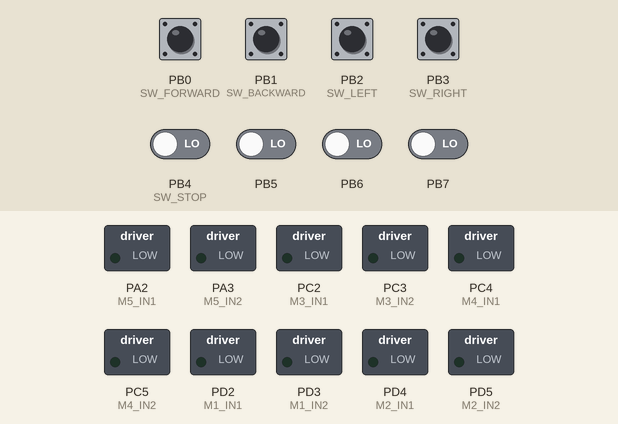
A program run on a simulated ATmega32, built with avr-gcc and emulated at 8 MHz. Shown: switched loads named in the program (green lamp = pin HIGH). The test bench sets the inputs (shaded band); at power-on: PB0 (SW_FORWARD), PB1 (SW_BACKWARD), PB2 (SW_LEFT), PB3 (SW_RIGHT), PB4 (SW_STOP), PB5–7 LOW.

Above: at 1.2 s.
1.3 s: PB0 (SW_FORWARD) pulled HIGH for 0.15 s
At 1.46 s:
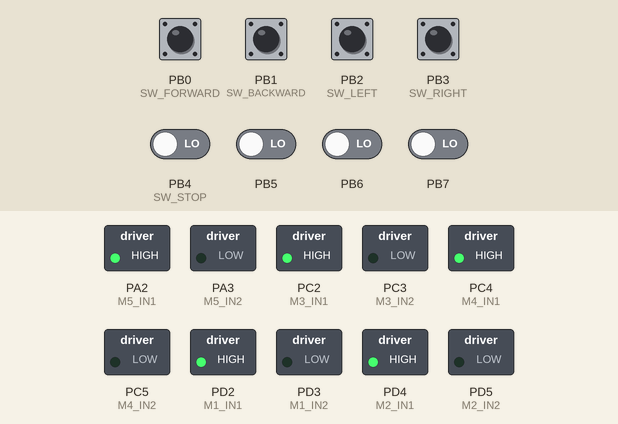
3.0 s: PB1 (SW_BACKWARD) pulled HIGH for 0.15 s
At 3.16 s:
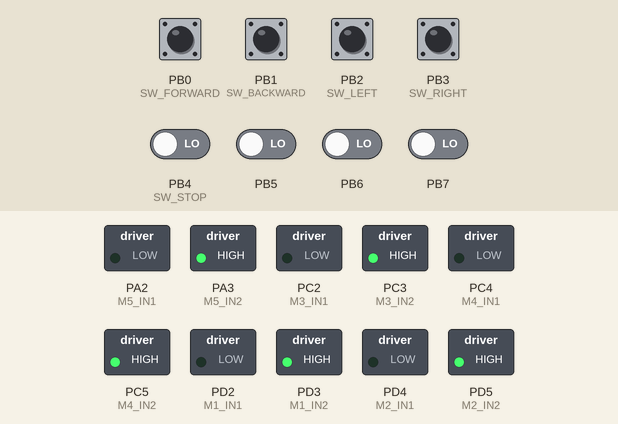
4.7 s: PB2 (SW_LEFT) pulled HIGH for 0.15 s
At 4.85 s:
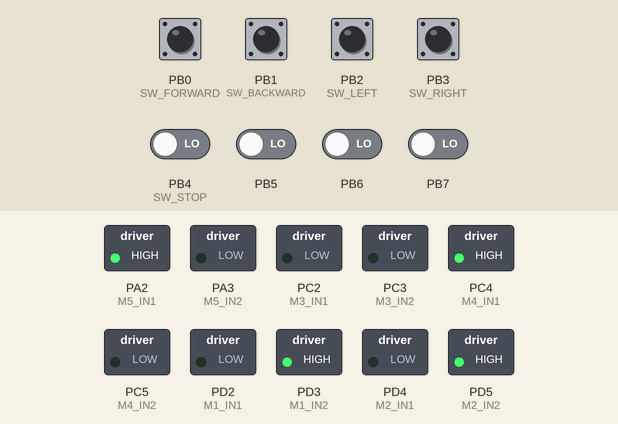
6.4 s: PB3 (SW_RIGHT) pulled HIGH for 0.15 s
At 6.54 s:
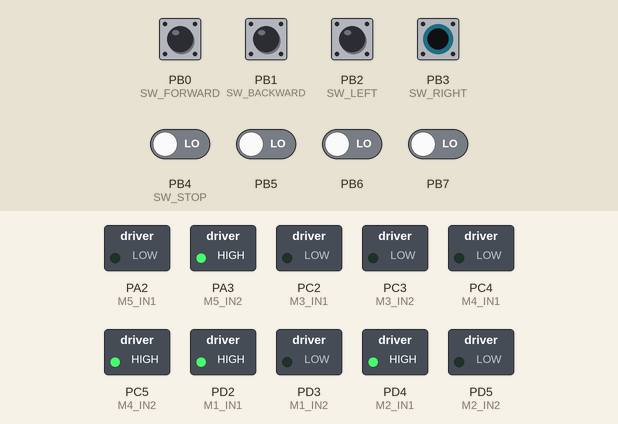
Timing chart, 0 to 9.1 s (numbered marks = the images above; inputs shaded):
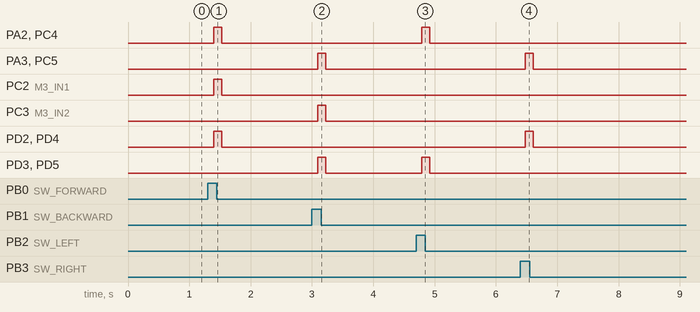

The program:

main.c
```c
/*
 * task_12.c
 *
 * Created: 8/31/2025 1:04:46 AM
 * Author : pc
 */


	#define SW_FORWARD   DIO_PIN0
	#define SW_BACKWARD  DIO_PIN1
	#define SW_LEFT      DIO_PIN2
	#define SW_RIGHT     DIO_PIN3
	#define SW_STOP      DIO_PIN4

	#define F_CPU 8000000UL
	#include <util/delay.h>

	#include "STD_TYPES.h"
	#include "BIT_MATH.h"
	#include "ATMEGA32_REG.h"

	/* MCAL */
	#include "DIO_interface.h"

	/* HAL */
	#include "SWITCH_interface.h"

	/* --- Switches (on PORTB, PB0..PB4) --- */
	#define SW_PORT          DIO_PORTB
	#define SW_FORWARD_PIN   DIO_PIN0
	#define SW_BACKWARD_PIN  DIO_PIN1
	#define SW_LEFT_PIN      DIO_PIN2
	#define SW_RIGHT_PIN     DIO_PIN3
	#define SW_STOP_PIN      DIO_PIN4

	/* --- Motors pin mapping (fixed, no re-defines) --- */
	/* Motor1 (L293D#1 output pair) */
	#define M1_PORT   DIO_PORTD
	#define M1_IN1    DIO_PIN2
	#define M1_IN2    DIO_PIN3

	/* Motor2 (L293D#1 other pair or L293D#2) */
	#define M2_PORT   DIO_PORTD
	#define M2_IN1    DIO_PIN4
	#define M2_IN2    DIO_PIN5

	/* Motor3 (L293D#2) */
	#define M3_PORT   DIO_PORTC
	#define M3_IN1    DIO_PIN2
	#define M3_IN2    DIO_PIN3

	/* Motor4 (L293D#2 other pair) */
	#define M4_PORT   DIO_PORTC
	#define M4_IN1    DIO_PIN4
	#define M4_IN2    DIO_PIN5

	/* Motor5 (third L293D used: first pair) */
	#define M5_PORT   DIO_PORTA
	#define M5_IN1    DIO_PIN2
	#define M5_IN2    DIO_PIN3

	/* motor commands */
	#define M_STOP      0U
	#define M_FORWARD   1U
	#define M_BACKWARD  2U

	/* debounce */
	#define DEBOUNCE_MS 20

	/* Helper: set motor pins according to command */
	static void Motor_Set(u8 PortId, u8 PinIn1, u8 PinIn2, u8 cmd)
	{
		switch(cmd)
		{
			case M_FORWARD:
			DIO_setPinValue(PortId, PinIn1, DIO_PIN_HIGH);
			DIO_setPinValue(PortId, PinIn2, DIO_PIN_LOW);
			break;
			case M_BACKWARD:
			DIO_setPinValue(PortId, PinIn1, DIO_PIN_LOW);
			DIO_setPinValue(PortId, PinIn2, DIO_PIN_HIGH);
			break;
			case M_STOP:
			default:
			DIO_setPinValue(PortId, PinIn1, DIO_PIN_LOW);
			DIO_setPinValue(PortId, PinIn2, DIO_PIN_LOW); /* coast */
			break;
		}
	}

	/* group motions */
	static void Motors_All_Stop(void)
	{
		Motor_Set(M1_PORT, M1_IN1, M1_IN2, M_STOP);
		Motor_Set(M2_PORT, M2_IN1, M2_IN2, M_STOP);
		Motor_Set(M3_PORT, M3_IN1, M3_IN2, M_STOP);
		Motor_Set(M4_PORT, M4_IN1, M4_IN2, M_STOP);
		Motor_Set(M5_PORT, M5_IN1, M5_IN2, M_STOP);
	}

	static void Motors_All_Forward(void)
	{
		Motor_Set(M1_PORT, M1_IN1, M1_IN2, M_FORWARD);
		Motor_Set(M2_PORT, M2_IN1, M2_IN2, M_FORWARD);
		Motor_Set(M3_PORT, M3_IN1, M3_IN2, M_FORWARD);
		Motor_Set(M4_PORT, M4_IN1, M4_IN2, M_FORWARD);
		Motor_Set(M5_PORT, M5_IN1, M5_IN2, M_FORWARD);
	}

	static void Motors_All_Backward(void)
	{
		Motor_Set(M1_PORT, M1_IN1, M1_IN2, M_BACKWARD);
		Motor_Set(M2_PORT, M2_IN1, M2_IN2, M_BACKWARD);
		Motor_Set(M3_PORT, M3_IN1, M3_IN2, M_BACKWARD);
		Motor_Set(M4_PORT, M4_IN1, M4_IN2, M_BACKWARD);
		Motor_Set(M5_PORT, M5_IN1, M5_IN2, M_BACKWARD);
	}

	static void Motors_Turn_Left(void)
	{
		/* Example layout: M1,M2 = left; M3 = center; M4,M5 = right */
		Motor_Set(M1_PORT, M1_IN1, M1_IN2, M_BACKWARD);
		Motor_Set(M2_PORT, M2_IN1, M2_IN2, M_BACKWARD);
		Motor_Set(M3_PORT, M3_IN1, M3_IN2, M_STOP);
		Motor_Set(M4_PORT, M4_IN1, M4_IN2, M_FORWARD);
		Motor_Set(M5_PORT, M5_IN1, M5_IN2, M_FORWARD);
	}

	static void Motors_Turn_Right(void)
	{
		Motor_Set(M1_PORT, M1_IN1, M1_IN2, M_FORWARD);
		Motor_Set(M2_PORT, M2_IN1, M2_IN2, M_FORWARD);
		Motor_Set(M3_PORT, M3_IN1, M3_IN2, M_STOP);
		Motor_Set(M4_PORT, M4_IN1, M4_IN2, M_BACKWARD);
		Motor_Set(M5_PORT, M5_IN1, M5_IN2, M_BACKWARD);
	}

	/* Read switch with debounce */
	static u8 ReadSwitchStable(u8 PortId, u8 PinId)
	{
		u8 s1, s2;
		SWITCH_getState(PortId, PinId, &s1);
		_delay_ms(DEBOUNCE_MS);
		SWITCH_getState(PortId, PinId, &s2);

		if (s1 == s2) return s1;
		return SWITCH_NOT_PRESSED;
	}

	int main(void)
	{
		u8 forward_state, backward_state, left_state, right_state, stop_state;

		/* init switches (use your SWITCH_init) */
		SWITCH_init(SW_PORT, SW_FORWARD_PIN);
		SWITCH_init(SW_PORT, SW_BACKWARD_PIN);
		SWITCH_init(SW_PORT, SW_LEFT_PIN);
		SWITCH_init(SW_PORT, SW_RIGHT_PIN);
		SWITCH_init(SW_PORT, SW_STOP_PIN);

		/* motor pins -> outputs */
		DIO_setPinDirection(M1_PORT, M1_IN1, DIO_PIN_OUTPUT);
		DIO_setPinDirection(M1_PORT, M1_IN2, DIO_PIN_OUTPUT);

		DIO_setPinDirection(M2_PORT, M2_IN1, DIO_PIN_OUTPUT);
		DIO_setPinDirection(M2_PORT, M2_IN2, DIO_PIN_OUTPUT);

		DIO_setPinDirection(M3_PORT, M3_IN1, DIO_PIN_OUTPUT);
		DIO_setPinDirection(M3_PORT, M3_IN2, DIO_PIN_OUTPUT);

		DIO_setPinDirection(M4_PORT, M4_IN1, DIO_PIN_OUTPUT);
		DIO_setPinDirection(M4_PORT, M4_IN2, DIO_PIN_OUTPUT);

		DIO_setPinDirection(M5_PORT, M5_IN1, DIO_PIN_OUTPUT);
		DIO_setPinDirection(M5_PORT, M5_IN2, DIO_PIN_OUTPUT);

		Motors_All_Stop();

		while (1)
		{
			forward_state  = ReadSwitchStable(SW_PORT, SW_FORWARD_PIN);
			backward_state = ReadSwitchStable(SW_PORT, SW_BACKWARD_PIN);
			left_state     = ReadSwitchStable(SW_PORT, SW_LEFT_PIN);
			right_state    = ReadSwitchStable(SW_PORT, SW_RIGHT_PIN);
			stop_state     = ReadSwitchStable(SW_PORT, SW_STOP_PIN);

			if (stop_state == SWITCH_PRESSED) {
				Motors_All_Stop();
			}
			else if (forward_state == SWITCH_PRESSED) {
				Motors_All_Forward();
			}
			else if (backward_state == SWITCH_PRESSED) {
				Motors_All_Backward();
			}
			else if (left_state == SWITCH_PRESSED) {
				Motors_Turn_Left();
			}
			else if (right_state == SWITCH_PRESSED) {
				Motors_Turn_Right();
			}
			else {
				Motors_All_Stop();
			}

			_delay_ms(30);
		}

		return 0;
	}
```

ATMEGA32_REG.h
```c
/*
 * ATMEGA32_REG.h
 *
 * Created: 7/26/2025 7:54:38 PM
 *  Author: pc
 */


#ifndef ATMEGA32_REG_H_
#define ATMEGA32_REG_H_

                /*DIO_REGISTERS*/

        /*DATA_DIRECTION_REGISTERS*/
#define DDRA        (*(volatile u8*)0x3A)
#define DDRB        (*(volatile u8*)0x37)
#define DDRC        (*(volatile u8*)0x34)
#define DDRD        (*(volatile u8*)0x31)

        /*PORT_REGISTERS*/
#define PORTA        (*(volatile u8*)0x3B)
#define PORTB        (*(volatile u8*)0x38)
#define PORTC        (*(volatile u8*)0x35)
#define PORTD        (*(volatile u8*)0x32)

        /*PIN_REGISTERS*/
#define PINA        (*(volatile u8*)0x39)
#define PINB        (*(volatile u8*)0x36)
#define PINC        (*(volatile u8*)0x33)
#define PIND        (*(volatile u8*)0x30)


               /*  EXTERNAL INTERRUPT REGISTERS */

// MCU Control Register
#define MCUCR         (*(volatile u8*) 0x55)

// MCU Control and Status Register
#define MCUCSR        (*(volatile u8*) 0x54)

// General Interrupt Control Register
#define GICR          (*(volatile u8*) 0x5B)

// General Interrupt Flag Register
#define GIFR          (*(volatile u8*) 0x5A)

// Status Register
#define SREG          (*(volatile u8*) 0x5F)


#endif /* ATMEGA32_REG_H_ */
```

SWITCH_interface.h
```c
/*
 * SWITCH_interface.h
 *
 * Created: 9/11/2022 7:33:26 PM
 *  Author: AMIT
 */


#ifndef SWITCH_INTERFACE_H_
#define SWITCH_INTERFACE_H_

#define SWITCH_PRESSED             DIO_PIN_HIGH
#define SWITCH_NOT_PRESSED         DIO_PIN_LOW

void SWITCH_init    (u8 PortId, u8 PinId);
void SWITCH_getState(u8 PortId, u8 PinId,u8* switchSate);

#endif /* SWITCH_INTERFACE_H_ */
```

SWITCH_program.c
```c
/*
 * SWITCH_program.c
 *
 * Created: 9/11/2022 7:33:13 PM
 *  Author: AMIT
 */

/* UTILES_LIB */
#include "STD_TYPES.h"
#include "BIT_MATH.h"
#include "ATMEGA32_REG.h"

/* MCAL */
#include "DIO_interface.h"

/* HAL */
#include "SWITCH_interface.h"


void SWITCH_init(u8 PortId, u8 PinId)
{
	DIO_setPinDirection(PortId,PinId,DIO_PIN_INPUT);
}


void SWITCH_getState(u8 PortId, u8 PinId,u8* switchSate)
{
	u8 state;
	DIO_getPinValue(PortId,PinId,&state);

	if(DIO_PIN_HIGH == state)
	{
		*switchSate = SWITCH_PRESSED;
	}
	else
	{
		*switchSate = SWITCH_NOT_PRESSED;
	}
}
```

BIT_MATH.h
```c
/*
                        NAME -> AHMED SHE7ATA
				        DATE -> 21/7/2025
                        SWC  ->	BIT MATH LIBRARY
*/

#ifndef BIT_MATH_H_
#define BIT_MATH_H_

#define SET_BIT(REG, BIT_NUM)   REG|=(1 << BIT_NUM)
#define CLR_BIT(REG, BIT_NUM)   REG&=(~(1 << BIT_NUM))
#define TOG_BIT(REG, BIT_NUM)   REG^=(1 << BIT_NUM)
#define GET_BIT(REG, BIT_NUM)   ((REG >> BIT_NUM)&1)


#endif 
```

DIO_interface.h
```c
/*
 * DIO_interface.h
 *
 * Created: 7/26/2025 7:53:34 PM
 *  Author: pc
 */


#ifndef DIO_INTERFACE_H_
#define DIO_INTERFACE_H_


        /* MACROS FOR PIN */
#define DIO_PIN0          0
#define DIO_PIN1          1
#define DIO_PIN2          2
#define DIO_PIN3          3
#define DIO_PIN4          4
#define DIO_PIN5          5
#define DIO_PIN6          6
#define DIO_PIN7          7

        /* MACROS FOR PORT */
#define DIO_PORTA         0
#define DIO_PORTB         1
#define DIO_PORTC         2
#define DIO_PORTD         3

        /* MACROS FOR PINS DIRECTION */
#define DIO_PIN_INPUT     0
#define DIO_PIN_OUTPUT    1

        /* MACROS FOR PIN VALUE */
#define DIO_PIN_LOW       0
#define DIO_PIN_HIGH      1

       /* MACROS FOR PORTS DIRECTION */
#define DIO_PORT_INPUT     0x00
#define DIO_PORT_OUTPUT    0xff

		/* MACROS FOR PORTS DIRECTION */
#define DIO_PORT_LOW       0x00
#define DIO_PORT_HIGH      0xff


        /* PINS APIS */
void DIO_setPinDirection        (u8 PortId, u8 PinId, u8 PinDirection);
void DIO_setPinValue            (u8 PortId, u8 PinId, u8 PinValue);
void DIO_getPinValue            (u8 PortId, u8 PinId, u8* PinValue);
void DIO_togglePinValue         (u8 PortId, u8 PinId);
void DIO_setInputPinResistance  (u8 PortId, u8 PinId);

		/* PORTS APIS */
void DIO_setPortDirection       (u8 PortId, u8 PortDirection);
void DIO_setPortValue           (u8 PortId, u8 PortValue);
void DIO_getPortValue           (u8 PortId, u8* PortValue);
void DIO_togglePortValue        (u8 PortId);
void DIO_setInputPortResistance (u8 PortId);


#endif /* DIO_INTERFACE_H_ */
```

DIO_program.c
```c
/*
 * DIO_program.c
 *
 * Created: 7/26/2025 7:52:46 PM
 *  Author: pc
 */

    /*UTILES_LIB*/
#include "STD_TYPES.h"
#include "BIT_MATH.h"
#include "ATMEGA32_REG.h"

    /* MCAL */
#include "DIO_interface.h"


                    /* PIN APIS */
void DIO_setPinDirection(u8 PortId, u8 PinId, u8 PinDirection)
{
    switch(PortId)
    {
		case DIO_PORTA:
		if(DIO_PIN_OUTPUT == PinDirection)
        {
            SET_BIT(DDRA,PinId);
        }
        else
        {
            CLR_BIT(DDRA,PinId);
        }
		break;

		case DIO_PORTB:
		if(DIO_PIN_OUTPUT == PinDirection)
        {
            SET_BIT(DDRB,PinId);
        }
        else
        {
            CLR_BIT(DDRB,PinId);
        }
		break;

		case DIO_PORTC:
		if(DIO_PIN_OUTPUT == PinDirection)
        {
            SET_BIT(DDRC,PinId);
        }
        else
        {
            CLR_BIT(DDRC,PinId);
        }
		break;

		case DIO_PORTD:
		if(DIO_PIN_OUTPUT == PinDirection)
        {
            SET_BIT(DDRD,PinId);
        }
        else
        {
            CLR_BIT(DDRD,PinId);
        }
		break;
	}
}

void DIO_setPinValue(u8 PortId, u8 PinId, u8 PinValue)
{
	switch(PortId)
	{
		case DIO_PORTA:
		if(DIO_PIN_HIGH==PinValue)
        {
			SET_BIT(PORTA, PinId);
		}
		else
		{
			CLR_BIT(PORTA, PinId);
		}
		break;
	}

    switch(PortId)
	{
		case DIO_PORTB:
		if(DIO_PIN_HIGH==PinValue)
        {
			SET_BIT(PORTB, PinId);
		}
		else
		{
			CLR_BIT(PORTB, PinId);
		}
		break;
	}

    switch(PortId)
	{
		case DIO_PORTC:
		if(DIO_PIN_HIGH==PinValue)
        {
			SET_BIT(PORTC, PinId);
		}
		else
		{
			CLR_BIT(PORTC, PinId);
		}
		break;
	}

    switch(PortId)
	{
		case DIO_PORTD:
		if(DIO_PIN_HIGH==PinValue)
        {
			SET_BIT(PORTD, PinId);
		}
		else
		{
			CLR_BIT(PORTD, PinId);
		}
		break;
	}

}

void DIO_togglePinValue  (u8 PortId, u8 PinId)
{
	switch(PortId)
	{
		case DIO_PORTA:
		TOG_BIT(PORTA, PortId);
		break;

        case DIO_PORTB:
		TOG_BIT(PORTB, PortId);
		break;

		case DIO_PORTC:
		TOG_BIT(PORTC, PortId);
		break;

		case DIO_PORTD:
		TOG_BIT(PORTD, PortId);
	    break;
	}
}

void DIO_getPinValue(u8 PortId, u8 PinId, u8* PinValue)
{
	switch(PortId)
	{
		case DIO_PORTA:
		if(1 == GET_BIT(PINA, PinId))
		{
			*PinValue = DIO_PIN_HIGH;
        }
        else
        {
			*PinValue = DIO_PIN_LOW;
        }
		break;

		case DIO_PORTB:
		if(1 == GET_BIT(PINB, PinId))
		{
			*PinValue = DIO_PIN_HIGH;
        }
        else
        {
			*PinValue = DIO_PIN_LOW;
        }
		break;

		case DIO_PORTC:
		if(1 == GET_BIT(PINC, PinId))
		{
			*PinValue = DIO_PIN_HIGH;
        }
        else
        {
			*PinValue = DIO_PIN_LOW;
        }
		break;

		case DIO_PORTD:
		if(1 == GET_BIT(PIND, PinId))
		{
			*PinValue = DIO_PIN_HIGH;
        }
        else
        {
			*PinValue = DIO_PIN_LOW;
        }
		break;
	}

}

void DIO_setInputPinResistance (u8 PortId, u8 PinId)
{
	switch(PortId)
	{
		case 0: //PORTA
		SET_BIT(PORTA, PinId);
		break;

		case 1: //PORTB
		SET_BIT(PORTB, PinId);
		break;

		case 2: //PORTC
		SET_BIT(PORTC, PinId);
		break;

		case 3: //PORTD
		SET_BIT(PORTD, PinId);
		break;
	}
}


                /* PORT APIS */

void DIO_setPortDirection(u8 PortId, u8 PortDirection)
{
	switch(PortId)
    {
		case DIO_PORTA:
		if(DIO_PORT_OUTPUT == PortDirection)
		{
			DDRA = 0xff;  //0b11111111
		}
		else
		{
			DDRA = 0x00;  //0b00000000
		}
        break;

        case DIO_PORTB:
        if(DIO_PORT_OUTPUT == PortDirection)
		{
			DDRB = 0xff;  //0b11111111
		}
		else
		{
			DDRB = 0x00;  //0b00000000
		}
        break;

		case DIO_PORTC:  //PORTC
		if(DIO_PORT_OUTPUT == PortDirection)
		{
			DDRC = 0xff;  //0b11111111
		}
		else
		{
			DDRC = 0x00;  //0b00000000
		}
        break;

		case DIO_PORTD:  //PORTD
		if(DIO_PORT_OUTPUT == PortDirection)
		{
			DDRD = 0xff;  //0b11111111
		}
		else
		{
			DDRD = 0x00;  //0b00000000
		}
        break;
    }

}

void DIO_setPortValue(u8 PortId, u8 PortValue)
{
	switch(PortId)
	{
		case DIO_PORTA:
		PORTA = PortValue;
		break;

		case DIO_PORTB:
		PORTB = PortValue;
		break;

		case DIO_PORTC:
		PORTC = PortValue;
		break;

		case DIO_PORTD:
		PORTD = PortValue;
		break;
	}
}

void DIO_getPortValue(u8 PortId, u8* PortValue)
{
	switch(PortId)
	{
	    case DIO_PORTA:
		*PortValue = PINA;
		break;

		case DIO_PORTB:
		*PortValue = PINB;
		break;

		case DIO_PORTC:
		*PortValue = PINC;
		break;

		case DIO_PORTD:
		*PortValue = PIND;
		break;
	}
}

void DIO_togglePortValue(u8 PortId)
{
	switch(PortId)
	{
		case DIO_PORTA:
		PORTA = ~PORTA;
		break;

		case DIO_PORTB:
		PORTB = ~PORTB;
		break;

		case DIO_PORTC:
		PORTC = ~PORTC;
		break;

		case DIO_PORTD:
		PORTD = ~PORTD;
		break;

	}
}

void DIO_setInputPortResistance (u8 PortId)
{
	switch(PortId)
	{
		case 0: //PORTA
		PORTA = 0xff;
		break;

		case 1: //PORTB
		PORTB = 0xff;
		break;

		case 2: //PORTC
		PORTC = 0xff;
		break;

		case 3: //PORTD
		PORTD = 0xff;
		break;
	}
}
```

STD_TYPES.h
```c
#ifndef STD_TYPES_H_
#define STD_TYPES_H_

typedef unsigned char u8;
typedef signed char s8;

typedef unsigned short int u16;
typedef signed short int s16;

typedef unsigned long int u32;
typedef signed long int s32;

typedef float f32;
typedef double f64;

#define NULL     0

#endif 
```

Measured:
- after the input at 1.3 s, PA2 (M5_IN1), PC2 (M3_IN1), PC4 (M4_IN1), PD2 (M1_IN1), PD4 (M2_IN1): LOW → HIGH after 0.10 s, → LOW 0.13 s later
- after the input at 3.0 s, PA3 (M5_IN2), PC3 (M3_IN2), PC5 (M4_IN2), PD3 (M1_IN2), PD5 (M2_IN2): LOW → HIGH after 0.09 s, → LOW 0.13 s later
- after the input at 4.7 s, PA2 (M5_IN1), PC4 (M4_IN1), PD3 (M1_IN2), PD5 (M2_IN2): LOW → HIGH after 0.09 s, → LOW 0.13 s later
- after the input at 6.4 s, PA3 (M5_IN2), PC5 (M4_IN2), PD2 (M1_IN1), PD4 (M2_IN1): LOW → HIGH after 0.08 s, → LOW 0.13 s later
